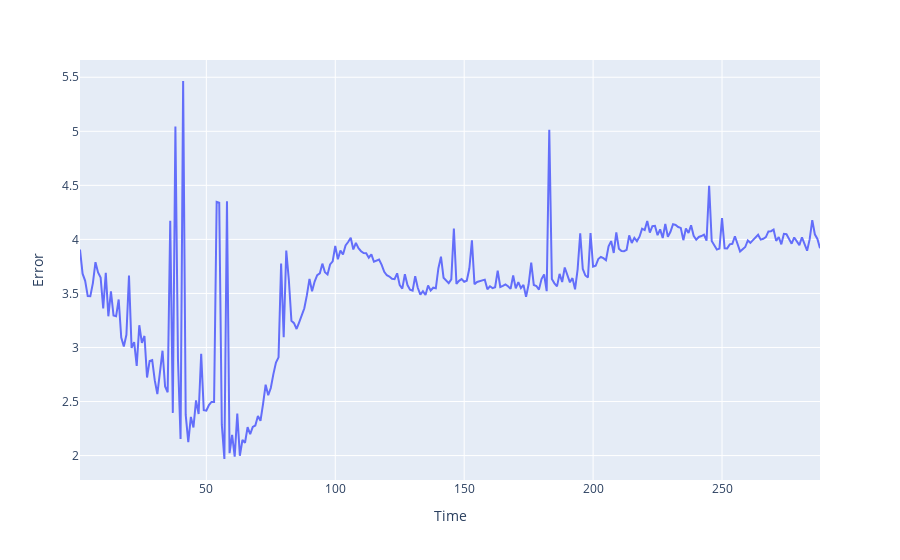

The notebook cell this image was saved under:
### Code cell
time_series = torch.mean(predicted,0)

fig = px.line(x=list(range(1,289)), y=time_series)
fig.update_layout(
    xaxis_title="Time", yaxis_title="Error"
)
fig.show()

### Figure 1 — Plotly figure (JSON) as saved in the notebook; plotly's stock layout.template omitted (floating-point values rounded to 4 significant figures; data arrays with more than 128 entries replaced by an {"elided": "..."} marker saying what was removed)
{"data": [{"hovertemplate": "x=%{x}<br>y=%{y}<extra></extra>", "legendgroup": "", "line": {"color": "#636efa", "dash": "solid"}, "marker": {"symbol": "circle"}, "mode": "lines", "name": "", "orientation": "v", "showlegend": false, "type": "scatter", "x": {"elided": "288 int values"}, "xaxis": "x", "y": {"elided": "288 float values"}, "yaxis": "y"}], "layout": {"legend": {"tracegroupgap": 0}, "margin": {"t": 60}, "xaxis": {"anchor": "y", "domain": [0, 1], "title": {"text": "Time"}}, "yaxis": {"anchor": "x", "domain": [0, 1], "title": {"text": "Error"}}}}
